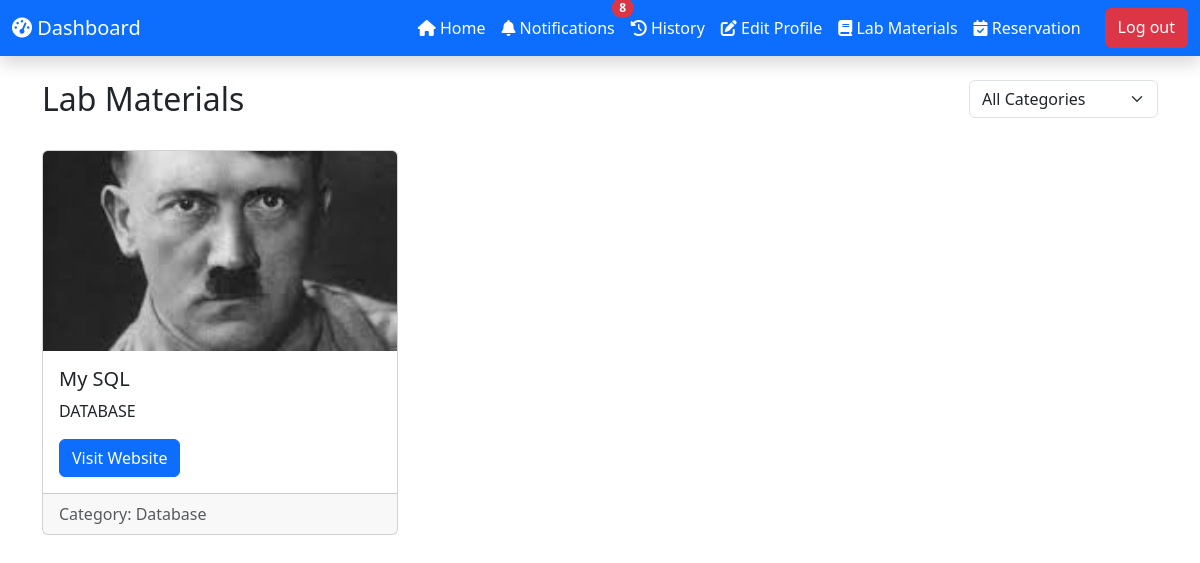
Screenshot of /users/lab_materials.php (signed in) with the database file from the repository.
### tables this page shows
CREATE TABLE `lab_materials` (
  `material_id` int(11) NOT NULL,
  `title` varchar(255) NOT NULL,
  `description` text NOT NULL,
  `website_url` varchar(255) NOT NULL,
  `image_path` varchar(255) DEFAULT NULL,
  `category` varchar(50) NOT NULL,
  `created_at` timestamp NOT NULL DEFAULT current_timestamp(),
  `updated_at` timestamp NOT NULL DEFAULT current_timestamp() ON UPDATE current_timestamp()
);

### users/lab_materials.php (the view, shortened to what this page needs)
<?php
include('db.php');
$user_id = $_SESSION['id'];
$notif_query = "SELECT COUNT(*) as count FROM notification WHERE id_number = ?";
$notif_stmt = $con->prepare($notif_query);
$notif_stmt->bind_param("i", $user_id);
$notif_stmt->execute();
$notif_result = $notif_stmt->get_result();
$notif_count = $notif_result->fetch_assoc()['count'];
$query = "SELECT * FROM lab_materials";
$query .= " ORDER BY created_at DESC";
$stmt = $con->prepare($query);
$stmt->execute();
$materials = $stmt->get_result();
?>
<!DOCTYPE html>
<html lang="en">
<head>
    <link href="https://cdn.jsdelivr.net/npm/bootstrap@5.3.0/dist/css/bootstrap.min.css" rel="stylesheet">
    <link rel="stylesheet" href="https://cdnjs.cloudflare.com/ajax/libs/font-awesome/6.5.1/css/all.min.css" />
</head>
<body>
    <nav class="navbar navbar-expand-lg navbar-dark bg-primary shadow">
        <div class="container-fluid">
            <a class="navbar-brand text-white" href="home.php"><i class="fas fa-tachometer-alt"></i> Dashboard</a>
            <div class="navbar-nav ms-auto">
                <a href="home.php" class="nav-link text-white">
                    <i class="fas fa-home"></i> Home
                </a>
                <a href="#" class="nav-link text-white position-relative" data-bs-toggle="modal" data-bs-target="#notificationModal">
                    <i class="fas fa-bell"></i> Notifications
                    <?php if ($notif_count > 0): ?>
                        <span class="position-absolute top-0 start-100 translate-middle badge rounded-pill bg-danger">
                            <?php echo $notif_count; ?>
                        </span>
                    <?php endif; ?>
                </a>
                <a href="history.php" class="nav-link text-white">
                    <i class="fas fa-history"></i> History
                </a>
                <a href="edit.php" class="nav-link text-white">
                    <i class="fa-solid fa-pen-to-square"></i> Edit Profile
                </a>
                <a href="lab_materials.php" class="nav-link text-white active">
                    <i class="fa-solid fa-book"></i> Lab Materials
                </a>
                <a href="reservation.php" class="nav-link text-white">
                    <i class="fas fa-calendar-check"></i> Reservation
                </a>
                <a href="index.php" class="btn btn-danger ms-lg-3">Log out</a>
            </div>
        </div>
    </nav>
    <div class="container mt-4">
        <div class="row mb-4">
            <div class="col">
                <h2>Lab Materials</h2>
            </div>
            <div class="col-auto">
                <select class="form-select" onchange="window.location.href='?category='+this.value">
                    <option value="">All Categories</option>
                </select>
            </div>
        </div>
        <div class="row row-cols-1 row-cols-md-3 g-4">
            <?php while($material = $materials->fetch_assoc()): ?>
            <div class="col">
                <div class="card h-100 material-card">
                    <?php if($material['image_path']): ?>
                    <img src="/sysarch/uploads/materials/<?= basename(htmlspecialchars($material['image_path'])) ?>"
                         class="card-img-top" alt="Material Image"
                         style="height: 200px; object-fit: cover;">
                    <?php endif; ?>
                    <div class="card-body">
                        <h5 class="card-title"><?= htmlspecialchars($material['title']) ?></h5>
                        <p class="card-text"><?= htmlspecialchars($material['description']) ?></p>
                        <a href="<?= htmlspecialchars($material['website_url']) ?>"
                           class="btn btn-primary" target="_blank">
                            Visit Website
                        </a>
                    </div>
                    <div class="card-footer text-muted">
                        Category: <?= htmlspecialchars($material['category']) ?>
                    </div>
                </div>
            </div>
            <?php endwhile; ?>
        </div>
    </div>
</body>
</html>

### rows the page displays
lab_materials: image_path (picture), title "My SQL", description "DATABASE", category "Database"

### other values shown
$notif_count "8"
